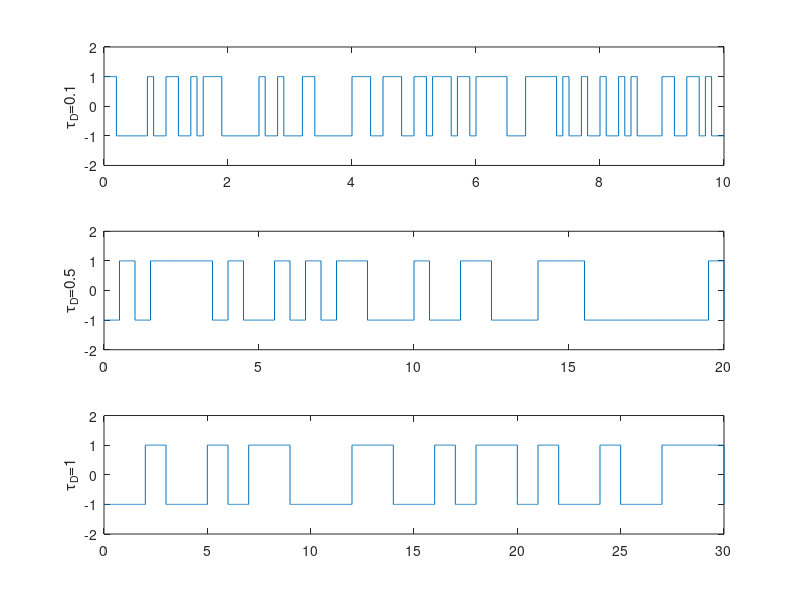

Recreate this plot in MATLAB.
clc
clear all
format long

T = [10,20,30];     % Simulation Time
dt = 0.01;          % Time Step
tau=[0.1,.5,1];   % Refractory Period

rup = 0.5/dt;       % For leaving the Up State
rdn = 1-rup;        % For leaving the Down State

sigmaup = 1;         % Up State
sigmadn = -1;        % Down State



 

sigma(1) = sigmaup;  % Initial Condition
time(1) = 0;
sig = sigmaup;
       
       
np=1;

  for counter=1:size(tau,2)  
      
      jj=1;ii=1;            % Loop Counter
      
nt = T(counter)/tau(counter);        % Number of Steps
 r = rand(1,nt+1);    % Uniform Distribution Random Number
 
 TD=tau(counter);
 
  for i=0:TD:T(counter)-TD
    
           for j=i:dt:i+TD
               
           sigma(ii) = sig;
           time(ii)=j;
           ii=ii+1;
           end
                  if r(1,jj)<rup*dt
                      sigma(ii) = sigmaup;
                      sig = sigmaup;
                  else
                      sigma(ii) = sigmadn;
                      sig = sigmadn;
                  end
      jj=jj+1;
  end
     
     time(ii)=T(counter);


     subplot(3,1,np);
     plot(time,sigma);axis([0 T(counter) sigmadn-1 sigmaup+1])
     ylabel(['\tau_{D}=', num2str(TD)]);
     if ii==3
         xlabel('Time');
     end
     np=np+1;
   end